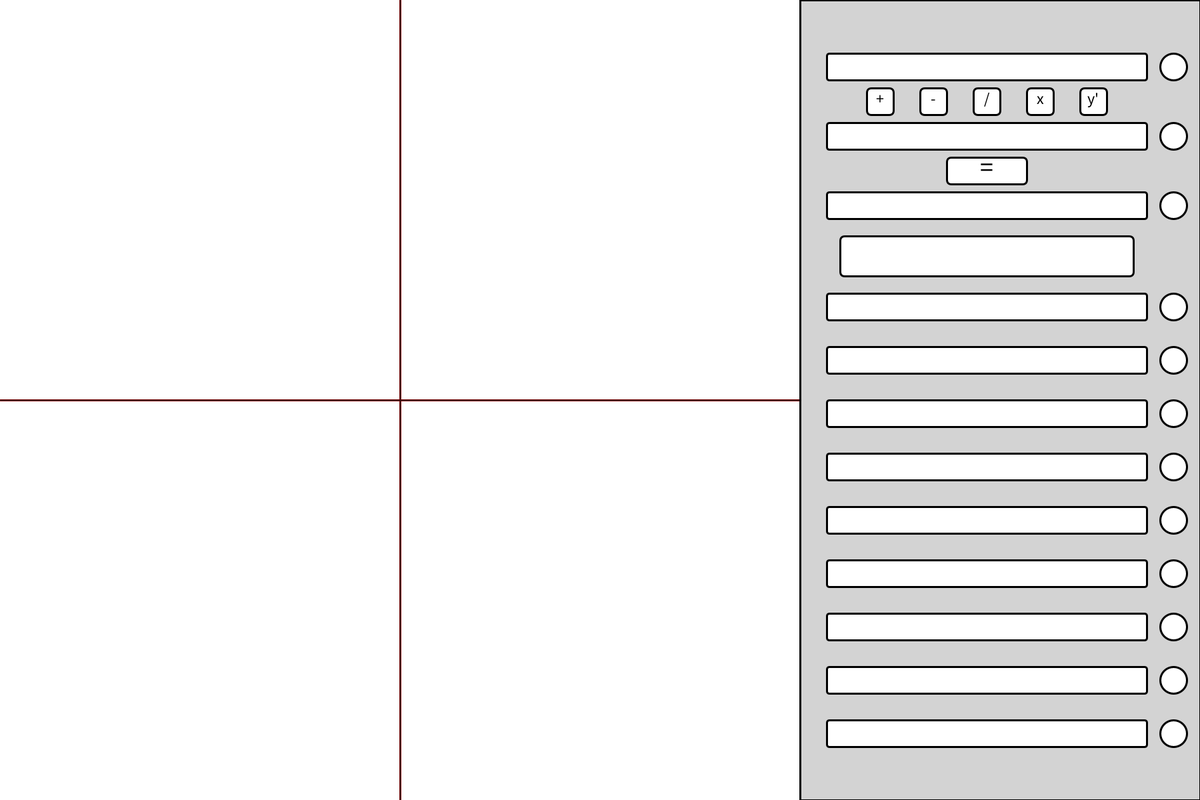
Frame 1 (no input)
Frame 60 (the mouse pressed at the canvas centre just before this capture): identical to frame 1, image omitted
Frame 120 (the mouse held since frame 60 and released just before this capture): identical to frame 1, image omitted

The Processing sketch that drew this single still picture (run headless with seeded random() and noise(); from frame 60 on, the mouse is pressed at the canvas centre):

// Processing sketch: Polynomial_Analysis
// ── Polynomial_Analysis.pde
//Instructions

//Backspace to delete character
//Delete key to delete entire function
//Enter key to confirm input is complete
//Selection is hightlighted in red
//Mouse wheel to zoom in or zoom out
//Tab key to change the color of the function
//Graph has scale of 1 (each box grid is 1 unit)

//Initiate the basic variables
ArrayList<Polynomial> graphFunctions = new ArrayList<Polynomial>();
color[] colourFunctions = new color[0];

float n = 1;
float m = 1;

float xGraph = 0;
float yGraph = 0;

int scaleX = 1;
int scaleY = 1;

int padding;;
int boxNum = 9;
int boxClicked;
ArrayList<TextBox> boxArray = new ArrayList<TextBox>();

int buttonClicked;
ArrayList<Buttons> buttonArray = new ArrayList<Buttons>();
String[] buttonText = {"+", "-", "/", "x", "y'"};

//Feel free to change the character limit if you have a long input
//However, might not look as nice 
int characterLimit = 25;

//Main setup procedure
void setup() {
  //Recommend scaling of 3 : 2 to work properly
  //Or any wider scaling should also work
  //Recommend 1800 by 1200
  //Others resolutions might not work aswell
  size(1800, 1200);
  padding = height / 30;
  frameRate(60);
  
  //Creates textboxes for inputing function
  for (float i = 0.5; i < 4; i+= 1.3){
    boxArray.add(new TextBox(height + padding, padding * (1 + 2 * i), width - padding * 2, 2 * padding * (1 + i), color(0)));
  }
    
  for (int i = 5; i <= 4 + boxNum; i++){
    boxArray.add(new TextBox(height + padding, padding * (1 + 2 * i), width - padding * 2, 2 * padding * (1 + i), color(0)));
  }
  
  //Creates operation buttons
  float buttonY = (boxArray.get(0).y2 + boxArray.get(1).y1) / 2;
  float buttonCentre = (boxArray.get(0).x1 + boxArray.get(0).x2) / 2;
  for (int i = -2; i < 3; i++){
    buttonArray.add(new Buttons(buttonCentre + padding * i * 2, buttonY, padding, padding, color(0), buttonText[i + 2]));
  }
}

//Return a random colour
color randomColor(){
  int R = int(random(0, 255));
  int G = int(random(0, 255));
  int B = int(random(0, 255));
  return color(R, G, B);
}

//Main draw function
void draw() {
  background(255);
  graph(xGraph, yGraph, n, m, boxArray);
  setting();
} 

//For zooming in and zooming out
void mouseWheel(MouseEvent event) {
  if (event.getCount() < 0) {
    n *= 0.875;
    m *= 0.875;
  }
  else if (event.getCount() > 0) {
    n *= 1.125;
    m *= 1.125;
  }
}

//mouse click event
void mouseClicked(){
  boxClicked = getBoxClicked();
  buttonClicked = getButtonClicked();
}

//Checks key inputs
void keyTyped(){
  
  //For textboxes
  if (boxClicked != 0){
    int characters = boxArray.get(boxClicked - 1).content.length();
    
    //Backspace for deleting single character
    if (key == BACKSPACE){
      if (characters > 0){
        boxArray.get(boxClicked - 1).content = boxArray.get(boxClicked - 1).content.substring(0, characters - 1);;
      }
    }
    
    //Enter key press for confirming function input (updates the textboxes)
    else if (key == ENTER){
      Polynomial temp = new Polynomial(boxArray.get(boxClicked - 1).content);
      if (temp.poly.equals("Error")){
        boxArray.get(boxClicked - 1).content = "Error";
      }
      else{
        temp.simplify();
        boxArray.get(boxClicked - 1).content = temp.getDisplay();
        boxArray.get(boxClicked - 1).function = temp;
        getRoots(boxClicked - 1);
        if (boxArray.get(boxClicked - 1).ready == false){
          boxArray.get(boxClicked - 1).circleColour = randomColor();
        }
        boxArray.get(boxClicked - 1).ready = true;
      }
    }
    
    //Delete key press to completely remove selected function
    else if (key == DELETE){
      boxArray.get(boxClicked - 1).content = "";
      boxArray.get(boxClicked - 1).function = null;
      boxArray.get(boxClicked - 1).ready = false;
      boxArray.get(boxClicked - 1).circleColour = color(255);
    }
    
    //Tab key press to change the colour of selected function (random colour)
    else if (key == TAB){
      if (boxArray.get(boxClicked - 1).ready == true){
          boxArray.get(boxClicked - 1).circleColour = randomColor();
      }
    }
    
    //Makes sure the user dosen't excced the character limit
    else if (characters <= characterLimit){
      boxArray.get(boxClicked - 1).content += key;
    }
  }
  
  //For buttons (checks which buttons is clicked)
  if (buttonClicked != 0){
    if (boxClicked == 1 || boxClicked == 2){
      if (boxArray.get(0).ready == true && boxArray.get(1).ready == true){
        if (boxArray.get(1).content.equals(boxArray.get(1).function.getDisplay()) && boxArray.get(0).content.equals(boxArray.get(0).function.getDisplay())){
          if (buttonArray.get(buttonClicked - 1).text.equals("/")){
            arithmetics("/");
          }
          else if (buttonArray.get(buttonClicked - 1).text.equals("x")){
            arithmetics("x");
          }
          else if (buttonArray.get(buttonClicked - 1).text.equals("+")){
            arithmetics("+");
          }
          else if (buttonArray.get(buttonClicked - 1).text.equals("-")){
            arithmetics("-");
          }
        }
      }
      if (boxArray.get(0).ready == true){
        if (boxArray.get(0).content.equals(boxArray.get(0).function.getDisplay())){
          if (buttonArray.get(buttonClicked - 1).text.equals("y'")){
            arithmetics("y'");
          }
        }
      }
    }
  }
}

//The actual functions of each button
void arithmetics(String operation){
  Polynomial temp = (new Polynomial(boxArray.get(0).content));
  if (temp.poly.equals("Error")){
    boxArray.get(2).content = "Error";
  }
  else{
    Polynomial temp2;
    temp.simplify();
    
    //Checks which operation is selected and executes it
    if (operation.equals("y'")){
      temp2 = temp.derivative();
    }
    else if (operation.equals("/")){
      temp2 = temp.divide(new Polynomial(boxArray.get(1).content));
    }
    else if (operation.equals("x")){
      temp2 = temp.multiplyPolynomial(new Polynomial(boxArray.get(1).content));
    }
    else if (operation.equals("+")){
      temp2 = temp.addPolynomial(new Polynomial(boxArray.get(1).content));
    }
    else if (operation.equals("-")){
      temp2 = temp.subtractPolynomial(new Polynomial(boxArray.get(1).content));
    }
    else{
      temp2 = new Polynomial("Error");
    }
    if (temp2.poly.equals("Error")){
      boxArray.get(2).content = "Error";
    }
    
    //Updates the answer textbox with the solution
    else{
      temp2.simplify();
      boxArray.get(2).content = temp2.getDisplay();
      boxArray.get(2).function = temp2;
      getRoots(2);
      if (boxArray.get(2).ready == false){
        boxArray.get(2).circleColour = randomColor();
      }
      boxArray.get(2).ready = true;
    }
  }
}

//Gets the root(s) of the function and updates it in the display box
void getRoots(int box){
  Polynomial f = boxArray.get(box).function;
  
  if (f.terms.size() == 0){
    boxArray.get(box).roots = "x\u2208\u211d";
  }
  
  else if (f.terms.get(0).exponent == 0){
    boxArray.get(box).roots = "No roots";
  }
  
  else if (f.terms.get(0).exponent == 2){
      boxArray.get(box).roots = f.quadraticRoots();
  }
  else if(f.terms.get(0).exponent == 1){
    boxArray.get(box).roots = f.linearRoot();
  }
  else{
    boxArray.get(box).roots = "Cannot Compute";
  }
}

//The settings panel where the user interacts with
void setting(){
  fill(211, 211, 211);
  stroke(0);
  strokeWeight(3);
  rectMode(CORNERS);
  rect(width, height, height, 0);
  
  //Creates box with "=" symbol
  fill(255);
  rectMode(CENTER);
  rect((boxArray.get(0).x1 + boxArray.get(0).x2) / 2, (boxArray.get(1).y2 + boxArray.get(2).y1) / 2, padding * 3, padding, 7);
  
  fill(0);
  textAlign(CENTER, CENTER);
  textSize(padding);
  text("=", (boxArray.get(0).x1 + boxArray.get(0).x2) / 2, (boxArray.get(1).y2 + boxArray.get(2).y1) / 2 - padding * 0.15);
  
  //Creates box for displaying roots
  fill(255);
  rect((boxArray.get(0).x1 + boxArray.get(0).x2) / 2, (boxArray.get(2).y2 + boxArray.get(3).y1) / 2, padding * 11, padding * 1.5, 7);
  
  //Creates buttons and textboxes
  fill(255);
  for (int i = 0; i < boxArray.size(); i++){
    boxArray.get(i).create();
  }
  for (int i = 0; i < buttonArray.size(); i++){
    buttonArray.get(i).create();
  }
}

//Gets which textbox the user has clicked on
int getBoxClicked(){
  int clicked = 0;
  for (int i = 0; i < boxArray.size(); i++){
    if (mouseX >= boxArray.get(i).x1 && mouseX <= boxArray.get(i).x2 && mouseY >= boxArray.get(i).y1 && mouseY <= boxArray.get(i).y2){
      boxArray.get(i).outlineColour = color(255, 0, 0);
      clicked = i + 1;
    }
    else{
      boxArray.get(i).outlineColour = color(0);
    }
  }
  return clicked;
}

//Gets which button the user has clicked on
int getButtonClicked(){
  int clicked;
  if (buttonClicked == 0){
    clicked = 0;
  }
  else{
    clicked = buttonClicked;
  }
  for (int i = 0; i < buttonArray.size(); i++){
    if (mouseX >= buttonArray.get(i).x - buttonArray.get(i).w / 2 && mouseX <= buttonArray.get(i).x + buttonArray.get(i).w / 2){
      if (mouseY >= buttonArray.get(i).y - buttonArray.get(i).h / 2 && mouseY <= buttonArray.get(i).y + buttonArray.get(i).h / 2){
        buttonArray.get(i).outlineColour = color(0, 0, 255);
        clicked = i + 1;
        for (int j = 0; j < buttonArray.size(); j++){
          if (i != j){
            buttonArray.get(j).outlineColour = color(0);
          }
        }
        return clicked;
      }
    }
  }
  return clicked;
}

//Creates the actual function and the grids (for graphing)
void graph(float xC, float yC, float w, float h, ArrayList<TextBox> f) {
  float xMin = xC - w/2;
  float xMax = xC + w/2;
  float yMin = yC - h/2;
  float yMax = yC + h/2;
  float dx = w / height;
  
  int screenX1, screenY1, screenX2, screenY2;
  
  //For x-axis and y-axis
  stroke(127, 0, 0);
  strokeWeight(3);
  line(0, height/2, height, height/2);
  line(height/2, 0, height/2, height);
  
  //For grid lines
  if (w < 35 && h < 35){
    for (int x = round(-w)-1; x < round(w)+1; x++) {
      stroke(32, 16, 16);
      strokeWeight(1);
      line(getScreenX(x, xMin, xMax), 0, getScreenX(x, xMin, xMax), height);
    }
    
    for (int y = round(-h)-1; y < round(h)+1; y++) {
      stroke(32, 16, 16);
      strokeWeight(1);
      line(0, getScreenY(y, yMin, yMax), height, getScreenY(y, yMin, yMax));
    }
  }
  //For all the functions that are confirmed with the enter key
  for (int i = 0; i < f.size(); i++) {
    stroke(f.get(i).circleColour);
    
    if (f.get(i).ready == true){
      for (float x = xMin; x <= xMax; x += dx) {
        
        screenX1 = getScreenX(x, xMin, xMax);
        screenY1 = getScreenY(f.get(i).function.getValue(x), yMin, yMax);
        screenX2 = getScreenX(x+dx, xMin, xMax);
        screenY2 = getScreenY(f.get(i).function.getValue(x+dx), yMin, yMax);
  
        strokeWeight(3);
        line(screenX1, screenY1, screenX2, screenY2);
      }
    }
  }
}

//Gets the screen x-cord
int getScreenX(float x, float xMin, float xMax) {
  int screenX = (int) ((height/(xMax - xMin))*(x-xMin));
  
  return screenX;
}

//Gets the screen y-cord
int getScreenY(float y, float yMin, float yMax) {
  int screenY = (int) ((height/(yMax-yMin))*(yMax-y));
  
  return screenY;
}
// ── Buttons.pde
//Button class
class Buttons{
  float x;
  float y;
  float w;
  float h;
  String text;
  color outlineColour;
  
  //Constructor
  Buttons(float x_, float y_, float w_, float h_, color outlineColour_, String text_){
    x = x_;
    y = y_;
    w = w_;
    h = h_;
    text = text_;
    outlineColour = outlineColour_;
  }
   
  //Creates the buttons 
  void create(){
    strokeWeight(3);
    stroke(outlineColour);
    rectMode(CENTER);
    fill(255);
    rect(this.x, this.y, this.w, this.h, 7);
    
    //Text on the buttons
    textAlign(CENTER, CENTER);
    textSize(this.h * 0.6);
    fill(0);
    text(text, this.x, this.y - padding * 0.10);
  }
}
// ── Monomial.pde
//Monomial class
class Monomial {
  float coefficient;
  int exponent;
  String variable;
  String display;
  
  //Constructor
  Monomial(float c, int e, String v) {
    this.coefficient = c;
    this.exponent = e;
    this.variable = v;
    this.display = this.getDisplay(v);
  }
  
  //Adds two monomials together
  Monomial addMonomial(Monomial x) {
    return new Monomial(this.coefficient+x.coefficient, this.exponent, this.variable);
  }
  
  //Mutiplies two monomials together
  Monomial multiplyMonomial(Monomial x) {
    if (this.variable.equals(" ") == false){
      return new Monomial(this.coefficient*x.coefficient, this.exponent+x.exponent, this.variable);
    }
    else{
      return new Monomial(this.coefficient*x.coefficient, this.exponent+x.exponent, x.variable);
    }
  }
  
  //Divides two monomials by each other
  Monomial divideMonomial(Monomial x) {
    return new Monomial(this.coefficient/x.coefficient, this.exponent-x.exponent, this.variable);
  }
  
  //Mutiples monomial by an exponent
  Monomial exponentMonomial(int e) {
    return new Monomial(pow(this.coefficient, e), this.exponent * e, this.variable);
  }
  
  //gets the y-value of a monomial at a given x-value
  float getValue(float x) {
    return this.coefficient*pow(x, this.exponent);
  }
  
  //Gets the display of an monomial (in the form of a string)
  String getDisplay(String v) {
    String coefficientDisplay, variableDisplay, exponentDisplay;
          
    if (this.exponent > 1) {
      if (this.coefficient == 1) {
      coefficientDisplay = "";
      }
      else if (this.coefficient == -1) {
        coefficientDisplay = "-";
      }
      else {
        if (this.coefficient == round(this.coefficient)) {
          coefficientDisplay = str((int)this.coefficient);
        }
        else {
          coefficientDisplay = str(this.coefficient);
        }
      }
      
      variableDisplay = v;
      exponentDisplay = "^" + str(this.exponent);
    }
    else if (this.exponent == 1) {
      if (this.coefficient == 1) {
      coefficientDisplay = "";
      }
      else if (this.coefficient == -1) {
        coefficientDisplay = "-";
      }
      else {
        if (this.coefficient == round(this.coefficient)) {
          coefficientDisplay = str((int)this.coefficient);
        }
        else {
          coefficientDisplay = str(this.coefficient);
        }
      }
      
      variableDisplay = v;
      exponentDisplay = "";
    }
    else {
      if (this.coefficient == round(this.coefficient)) {
          coefficientDisplay = str((int)this.coefficient);
        }
      else {
          coefficientDisplay = str(this.coefficient);
      }
      
      variableDisplay = "";
      exponentDisplay = "";
    } 
    
    if (this.coefficient == 0) {
      coefficientDisplay = "";
      variableDisplay = "";
      exponentDisplay = "";
    }
  
  return coefficientDisplay + variableDisplay + exponentDisplay;
  }
  
  //Prints out the string taken from getDisplay 
  void display() {
    println(this.display);
  }
}
// ── Polynomial.pde
//Polynomial class
class Polynomial {
  String poly;
  ArrayList<Monomial> terms;
  String variable;
  
  //First constructor that takes a polynomial in the form of a string
  Polynomial(String poly_){
    this.poly = spaceAdder(poly_);
    this.variable = getVariable(this.poly);
    this.terms = new ArrayList<Monomial>();
    splitString();
  }
  
  //Second constructor that takes a polynomial in the form of an arrayList with monomials
  Polynomial(ArrayList<Monomial> poly_) {
    this.poly = getStringName(poly_);
    this.variable = getVariable(poly);
    this.terms = new ArrayList<Monomial>();
    for (Monomial m: poly_) {
      this.terms.add(m);
    }
  }
  
  //Adds spaces inbetween operation signs ( + and - )
  String spaceAdder(String x){
    String newString;
    
    if (x.length() > 0){
      newString = x.substring(0, 1);
      
      for (int i = 2; i < x.length(); i++){
        String current = x.substring(i - 1, i);
        
        if (current.equals("+") || current.equals("-")){
          if (x.substring(i - 2, i - 1).equals(" ") == false){
            newString += " ";
            newString += x.substring(i - 1, i);
          }
          else{
            newString += x.substring(i - 1, i);
          }
          if (x.substring(i, i + 1).equals(" ") == false){
            newString += " ";
          }
        }
        else{
          if (i == 2 && current.equals(" ")){
            newString += " ";
          }
          else{
            newString += x.substring(i - 1, i);
          }
        }
      }
      if (x.length() > 1){
        newString += x.substring(x.length() - 1);
      }
    }
    else{
      newString = "Error";
    }
    return newString;
  }
  
  //Splits up the polynomial string into it's components of coefficients and exponents
  void splitString(){
    String x = this.poly;
  
    x = x.replace("+ ", "");
    x = x.replace("- ", "-");
    
    String[] a = split(x, " ");
    
    float c;
    int e;
    
    for (int i = 0; i < a.length; i++){
      
      if ((a[i].indexOf(this.variable) == 1) && (a[i].indexOf("-") == 0)){
        c = -1;
      }
      else if (a[i].indexOf(this.variable) == 0){
        c = 1;
      }
      else if (a[i].indexOf(this.variable) == - 1){
        c = parseFloat(a[i]);
      }
      else{
        c = parseFloat(a[i].substring(0, a[i].indexOf(this.variable)));
      }
      if (a[i].indexOf(this.variable) == a[i].length() - 1){
        e = 1;
      }
      else if (a[i].indexOf("^") == -1){
        e = 0;
      }   
      else{
        e = parseInt(a[i].substring(a[i].indexOf("^")+1));
      }
      if (Float.isNaN(c)){
        this.poly = "Error";
      }
      else{
        terms.add(new Monomial(c, e, this.variable));
      }
    }
  }
  
  //Gets the variable of the polynomial
  String getVariable(String x){
    String variable;
    int index = x.indexOf("^");

    if (x.length() > 0){
      if (x.substring(0, 1).equals(" ")){
        x = "0" + x;
      }
    }
    else{
     return " "; 
    }

    if (index != -1){
      variable = x.substring(index - 1, index);
    }
    
    else{
      index = x.indexOf(" ");
      
      if (index != -1){
        variable = x.substring(index - 1, index);
      }
      else{
        if (Float.isNaN(parseFloat(x.substring(x.length() - 1)))){
          variable = x.substring(x.length() - 1);
        }
        else{
          variable = " ";
        }
      }
    }
    return variable;
  }
  
  //Returns an individual monomial given its index
  Monomial getTerm(int i) {
    return this.terms.get(i);
  }
  
  //Sorts the polynomial from highest degree to lowest degree
  void sortPolynomial(){
    ArrayList<Monomial> newTerms = new ArrayList<Monomial>();
    int termNum = this.terms.size();
    
    for (int j = 0; j < termNum; j++){
      int max = this.terms.get(0).exponent;
      int index = 0;
      
      for (int i = 0; i < this.terms.size(); i++){
        if (this.terms.get(i).exponent > max){
          max = this.terms.get(i).exponent;
          index = i;
        }
      }
      newTerms.add(this.terms.get(index));
      this.terms.remove(index);
    }
    for (int i = 0; i < newTerms.size(); i++){
      this.terms.add(newTerms.get(i));
    }
  }
  
  //Simplfies the polynomial (combining like terms, reducing, etc)
  void simplify() {   
    ArrayList<Monomial> newTerms = new ArrayList<Monomial>();
    Monomial m1, m2;
    
    for (Monomial m: this.terms) {
      newTerms.add(m);
    }
  
    for (int i = 0; i < newTerms.size(); i ++) {
      for(int j = i+1; j < newTerms.size(); j++) {
        m1 = newTerms.get(i);
        m2 = newTerms.get(j);
        
        if (m1.variable.equals(m2.variable) && m1.exponent == m2.exponent) {  
          Monomial addTerm = m1.addMonomial(m2);
          newTerms.set(i, addTerm);
          newTerms.remove(j);
          i = 0;
        }
      }
    }
    
    for (int i = 0; i < newTerms.size(); i ++) {
      for (int j = 0; j < newTerms.size(); j ++) {
        Monomial m = newTerms.get(j);
        if (m.coefficient == 0) {
          newTerms.remove(m);
        }
      } 
    }

    this.terms.clear();
    for (Monomial m: newTerms) {
      this.terms.add(m);
    }
    this.sortPolynomial();
  }
  
  //Adds polynomials together
  Polynomial addPolynomial(Polynomial p) {
    Polynomial sum;
    
    if (variableCheck(p)){
      ArrayList<Monomial> newTerms = new ArrayList<Monomial>();
      for (Monomial m1: this.terms) {
        newTerms.add(m1);
      }
      for (Monomial m2: p.terms) {
        newTerms.add(m2);
      }
      
      sum = new Polynomial(newTerms);
      sum.simplify();
    }
    else{
      sum = new Polynomial("Error");
    }
    
    return sum;
  }
  
  //Subtracts one polynomial from another
  Polynomial subtractPolynomial(Polynomial p) {
    Polynomial difference;
    
    if (variableCheck(p)){
      ArrayList<Monomial> newTerms = new ArrayList<Monomial>();
      for (Monomial m1: this.terms) {
        newTerms.add(m1);
      }
      for (Monomial m2: p.terms) {
        m2.coefficient *= -1;
        m2.display = m2.getDisplay(m2.variable);
        newTerms.add(m2);
      }
      
      difference = new Polynomial(newTerms);
      difference.simplify();
    }
    else{
      difference = new Polynomial("Error");
    }
      
    return difference;
  }
    
  //Mutiplies one polynomial by another
  Polynomial multiplyPolynomial(Polynomial p) {
    Polynomial product;
    
    if (variableCheck(p) == true){
      if (this.terms.size() == 0 || p.terms.size() == 0){
        return new Polynomial("0");
      }
      ArrayList<Monomial> newTerms = new ArrayList<Monomial>();
      for (Monomial m1: this.terms) {
        for (Monomial m2: p.terms) {
          newTerms.add(m1.multiplyMonomial(m2));
        }
      }
      
      product = new Polynomial(newTerms);    
      product.simplify();
    }
    else{
      product = new Polynomial("Error");
    }
    
    return product;
  }
  
  //Divides one polynomial by another
  Polynomial divide(Polynomial p) {
    Polynomial quotient;
    ArrayList<Monomial> quotientPoly = new ArrayList<Monomial>();
    ArrayList<Monomial> remainderPoly = new ArrayList<Monomial>();
    ArrayList<Monomial> dividend = new ArrayList<Monomial>();
    Polynomial remainder, newDividend, newRemainder;
    
    if (getStringName(p.terms).equals("")){
      return new Polynomial ("Error");
    }
    
    else if (this.terms.size() == 0){
      println("Remainder: 0");
      return new Polynomial ("0");
    }
    
    else if (variableCheck(p)){
      for (Monomial m: this.terms) {
        dividend.add(m);
      }
      
      Monomial m1 = terms.get(0);
      Monomial m2 = p.terms.get(0); 
        
      while (m2.exponent <= m1.exponent) {
  
        Monomial quotientMono = m1.divideMonomial(m2);
        quotientPoly.add(quotientMono);
         
        for (int j = 0; j < p.terms.size(); j++) {
          Monomial multiplyMono = quotientMono.multiplyMonomial(p.terms.get(j));
          remainderPoly.add(multiplyMono);
        }
  
        remainder = new Polynomial(remainderPoly);
        remainder.sortPolynomial();
        
        newDividend = new Polynomial(dividend);
        newDividend.sortPolynomial();
  
        newRemainder = newDividend.subtractPolynomial(remainder);
        newRemainder.simplify();
        
        try {
          m1 = newRemainder.terms.get(0);
    
          dividend = newRemainder.terms;
          
          remainderPoly.clear();
        }
        
        catch (IndexOutOfBoundsException e) {
          if (newRemainder.terms.size() == 0) {
            dividend.clear();
            dividend.add(new Monomial(0, 0, " "));
          }
          break;
        }
      }
      
      if (quotientPoly.size() == 0) {
        quotientPoly.add(new Monomial(0, 0, "constant"));
      }
      
      println("Remainder: " + getStringName(dividend));
      
      quotient = new Polynomial(quotientPoly);
      quotient.simplify();
    }
    else{
      quotient = new Polynomial("Error");
    }
    return quotient;
  }
  
  //Gets the derivative of the polynomial
  Polynomial derivative(){
    float c;
    int e;
    ArrayList<Monomial> dydx = new ArrayList<Monomial>();
    
    for (int i = 0; i < this.terms.size(); i++){
      c = this.terms.get(i).coefficient;
      e = this.terms.get(i).exponent;
      c *= e;
      e -= 1;
      dydx.add(new Monomial(c, e, this.variable));
    }
    
    Polynomial prime = new Polynomial(dydx);
    
    prime.simplify();
    
    return prime;
  }
  
  //Gets the roots of a quadratic
  String quadraticRoots() {
    String[] roots;
    String displayRoot = "";
    float a, b, c;
    
    this.simplify();
    sortPolynomial();
    
    if (this.getTerm(0).exponent != 2) {
      roots = new String[1];
      return "Not Quadratic";
    }
    
    else if (this.terms.size() < 3) {
      if ((this.terms.size() == 2) && (this.getTerm(1).exponent == 1)) 
        this.terms.add(new Monomial(0, 0, this.variable));
    
      else if ((this.terms.size() == 2) && (this.getTerm(1).exponent == 0)) 
        this.terms.add(new Monomial(0, 1, this.variable));
      
      else {
        for (int e = 1; e >= 0; e--) 
          this.terms.add(new Monomial(0, e, this.variable));
      }
     
    }
    
    sortPolynomial();
    
    a = this.getTerm(0).coefficient;
    b = this.getTerm(1).coefficient;
    c = this.getTerm(2).coefficient;
    
    if (pow(b, 2) - 4*a*c == 0) {
      roots = new String[1];
      roots[0] = str(-b / (2*a));
    }
    
    else if (pow(b, 2) - 4*a*c > 0) {
      roots = new String[2];
      roots[0] = str(round(((-b - sqrt(pow(b, 2) - 4*a*c))/(2*a)) * 100) / 100.0);
      roots[1] = str(round(((-b + sqrt(pow(b, 2) - 4*a*c))/(2*a)) * 100) / 100.0);
    }
    
    else {
      return "No real roots";
    }
    
    if (roots.length == 1 && float(roots[0]) == 0){
      return "0.0";
    }
     
       
     for (int i = 0; i < roots.length; i++){
      if (i != roots.length - 1){
        displayRoot += roots[i] + ", ";
      }
      else{
        displayRoot += roots[i];
      }
    }
    
     return displayRoot; 
   }
    
  
  //Finds the roots of a linear polynomial
  String linearRoot() {
    this.simplify();
    if (this.terms.size() == 1){
      return "0.0";
    }
    
    float root = (float) (-this.getTerm(1).coefficient / this.getTerm(0).coefficient);
    return str(root);
  }
  
  //Gets the y-value of the polynomial given a x-value
  float getValue(float x) {
    float y = 0;
    for (Monomial m: this.terms) {
      y += m.getValue(x);
    }
    
    return y;
  }
    
  //Combines monomial stored in list into string
  String getStringName(ArrayList<Monomial> monoList){
    String newPoly = "";
    float c;
    
    if (monoList.size() == 0) {
      return "0";
    }
    
    if ((monoList.size() == 1) && (monoList.get(0).coefficient == 0) && (monoList.get(0).exponent == 0)){
      return "0";
    }
    
    for (int i = 0; i < monoList.size(); i++){
      c = monoList.get(i).coefficient;
      String mono = monoList.get(i).display;
      
      if (i != 0){
        if (c > 0){
          newPoly += " + " + mono;
        }
        else if (c < 0){
          newPoly += " - " + mono.substring(mono.indexOf("-") + 1);
        }
      }
      else{
        newPoly += mono;
      }
    }
    return newPoly;
  } //<>//
  
  //Checks if the variables of the two polynomials match
  boolean variableCheck(Polynomial f){
    if(this.variable.equals(" ") == false && f.variable.equals(" ") == false){
      if (this.variable.equals(f.variable)){
        return true;
      }
      else{
        return false;
      }
    }
    return true;
  }
  
  //Prints polynomial as a string
  void display(){
    println(getStringName(this.terms));
  }
  
  //Returns polynomial as a string
  String getDisplay() {
    return getStringName(this.terms);
  }
}
// ── TextBox.pde
//TextBox class (special "textboxes" made for only this program)
class TextBox{
  float x1;
  float y1;
  float x2;
  float y2;
  String content;
  Polynomial function = null;
  boolean ready = false;
  color outlineColour;
  color circleColour;
  String roots;
  
  //Constructor
  TextBox(float x1_, float y1_, float x2_, float y2_, color outlineColour_){
    x1 = x1_;
    y1 = y1_;
    x2 = x2_;
    y2 = y2_;
    content = "";
    outlineColour = outlineColour_;
    circleColour = color(255);
  }
  
  //Creates the textboxes
  void create(){
    strokeWeight(3);
    stroke(outlineColour);
    rectMode(CORNERS);
    fill(255);
    rect(this.x1, this.y1, this.x2, this.y2, 4);
    
    //Small circles beside textbox that indicates function colour
    ellipseMode(RADIUS);
    fill(circleColour);
    ellipse((this.x2 + width) / 2, (this.y1 + this.y2) / 2, (this.y2 - this.y1) / 2, (this.y2 - this.y1) / 2);
    
    //Texts in the textboxes
    textAlign(CENTER, CENTER);
    textSize((this.y2 - this.y1) * 0.7);
    fill(0);
    text(content, (this.x1 + this.x2) / 2, (this.y1 + this.y2) / 2 - padding * 0.12);
    
    //Displays the roots (if possible)
    if (this.ready == true && outlineColour == color(255, 0, 0)){
      text("Roots: " + this.roots, (boxArray.get(0).x1 + boxArray.get(0).x2) / 2, (boxArray.get(2).y2 + boxArray.get(3).y1) / 2);
    }
  } 
}
